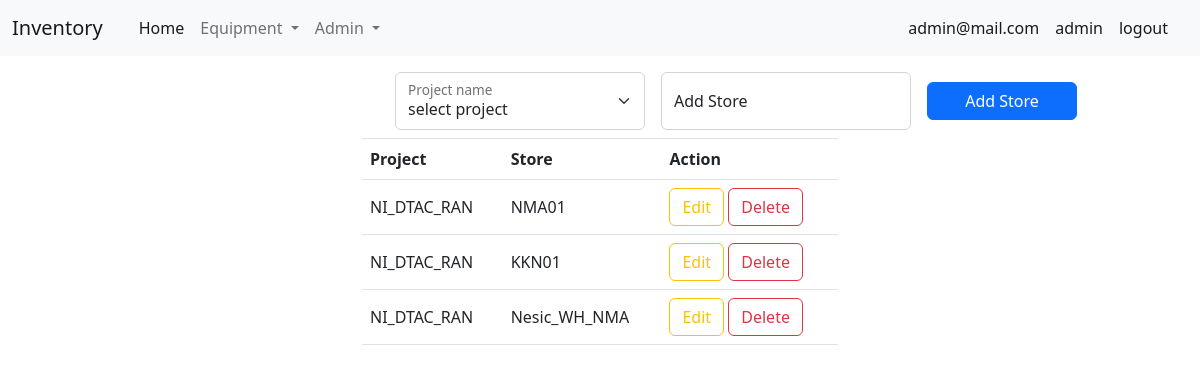
The page /admin/store (signed in) on the database its author committed.
### tables this page shows
CREATE TABLE "tb_store" (
	"no"	INTEGER NOT NULL,
	"access"	TEXT,
	"store"	TEXT,
	PRIMARY KEY("no")
);

### app_admin.py (the view)
@app_admin.route("/admin/store")
def page_location():
    if "email" not in session:
        return redirect("/login")
    else:
        con = sqlite3.connect("db/db.db")
        cur = con.cursor()
        sql = 'select * from tb_store'
        curs = cur.execute(sql)
        store_name = curs.fetchall()
        sql2 = 'select * from tb_access'
        curs = cur.execute(sql2)
        access_name = curs.fetchall()
        con.close()
        return render_template("admin/store.html", store_name=store_name, access_name=access_name)

### templates/admin/store.html (shortened to what this page needs)
<!DOCTYPE html>
<html lang="en">
<head>
    <link rel="stylesheet" href="/static/css/bootstrap_5-2-2.css">
</head>
<body>
    {% include "/menu.html" %}
    <div class="container mt-3" style="width: 450px;">
        <form action="/admin/store/fn_add_store" method="POST" class="d-flex m-2 align-items-center">
            <div class="form-floating me-3">
                <select class="form-select" style="width: 250px;" aria-label="Default select example" name="access">
                    <option value="select project">select project</option>
                </select>
                <label>Project name</label>
            </div>
            <div class="form-floating me-3">
                <input type="text" style="width: 250px;" class="form-control" id="" placeholder="store" name="store"
                    required>
                <label for="floatingInput">Add Store</label>
            </div>
            <div class="">
                <button type="submit" class="btn btn-primary" style="width: 150px;">Add Store</button>
            </div>
        </form>
    </div>
    <div class="container" style="width: 500px;">
        <table class="table border-top">
            <thead>
                <tr>
                    <th scope="col">Project</th>
                    <th scope="col">Store</th>
                    <th scope="col">Action</th>
                </tr>
            </thead>
            <tbody>
                {% for row in store_name %}
                <tr>
                    <td class="align-middle">{{row[1]}}</td>
                    <td class="align-middle">{{row[2]}}</td>
                    <td>
                        <button type="button" class="btn btn-outline-warning" data-bs-toggle="modal"
                            data-bs-target="#staticBackdrop{{row[0]}}">
                            Edit
                        </button>
                        <button type="button" class="btn btn-outline-danger" data-bs-toggle="modal"
                            data-bs-target="#exampleModal{{row[0]}}">
                            Delete
                        </button>
                    </td>
                </tr>
                {% endfor %}
            </tbody>
        </table>
    </div>
</body>
</html>

### rows shown on the page
tb_store: access "NI_DTAC_RAN", store "NMA01"
tb_store: access "NI_DTAC_RAN", store "KKN01"
tb_store: access "NI_DTAC_RAN", store "Nesic_WH_NMA"

### other values the page prints
{{ session["email"] }} "admin@mail.com"
{{ session["access"] }} "admin"
